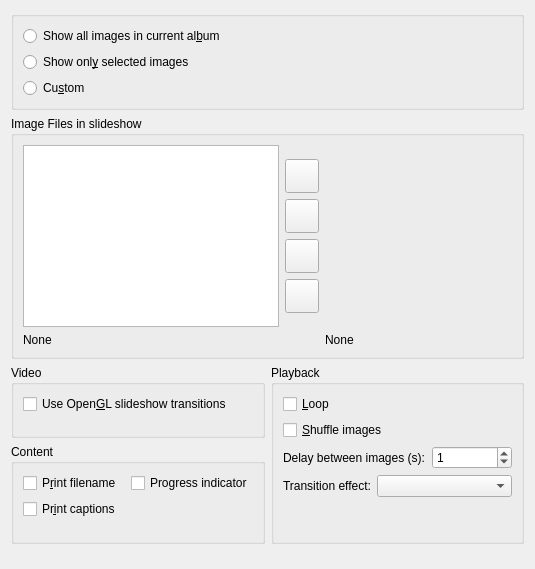
<ui version="4.0" >
 <class>MainDialog</class>
 <widget class="QWidget" name="MainDialog" >
  <property name="geometry" >
   <rect>
    <x>0</x>
    <y>0</y>
    <width>535</width>
    <height>569</height>
   </rect>
  </property>
  <property name="windowTitle" >
   <string>mainDialog</string>
  </property>
  <layout class="QVBoxLayout" name="verticalLayout_6" >
   <item>
    <widget class="QGroupBox" name="m_fileSrcButtonGroup" >
     <property name="title" >
      <string/>
     </property>
     <property name="checkable" >
      <bool>false</bool>
     </property>
     <layout class="QVBoxLayout" name="verticalLayout_2" >
      <item>
       <widget class="QRadioButton" name="m_allFilesButton" >
        <property name="text" >
         <string>Show all images in current al&amp;bum</string>
        </property>
       </widget>
      </item>
      <item>
       <widget class="QRadioButton" name="m_selectedFilesButton" >
        <property name="text" >
         <string>Show onl&amp;y selected images</string>
        </property>
       </widget>
      </item>
      <item>
       <widget class="QRadioButton" name="m_customButton" >
        <property name="text" >
         <string>Cu&amp;stom</string>
        </property>
       </widget>
      </item>
     </layout>
    </widget>
   </item>
   <item>
    <widget class="QGroupBox" name="m_ImagesFilesGroup" >
     <property name="whatsThis" >
      <string>Preview the currently selected image.</string>
     </property>
     <property name="title" >
      <string>Image Files in slideshow</string>
     </property>
     <layout class="QGridLayout" name="gridLayout_3" >
      <item row="0" column="0" >
       <widget class="KIPISlideShowPlugin::ListImageItems" name="m_ImagesFilesListBox" >
        <property name="sizePolicy" >
         <sizepolicy vsizetype="Expanding" hsizetype="Expanding" >
          <horstretch>0</horstretch>
          <verstretch>0</verstretch>
         </sizepolicy>
        </property>
        <property name="whatsThis" >
         <string>This is the list of the image files for your portfolio.
The portfolio's first image is on the top; the last image is on the bottom.
If you want to add some images, click on the 'Add' button or use the drag-and-drop.</string>
        </property>
       </widget>
      </item>
      <item row="0" column="1" >
       <layout class="QVBoxLayout" name="verticalLayout" >
        <item>
         <spacer name="spacer14" >
          <property name="orientation" >
           <enum>Qt::Vertical</enum>
          </property>
          <property name="sizeType" >
           <enum>QSizePolicy::Expanding</enum>
          </property>
          <property name="sizeHint" stdset="0" >
           <size>
            <width>20</width>
            <height>19</height>
           </size>
          </property>
         </spacer>
        </item>
        <item>
         <widget class="QPushButton" name="m_ImagesFilesButtonUp" >
          <property name="sizePolicy" >
           <sizepolicy vsizetype="Minimum" hsizetype="Minimum" >
            <horstretch>0</horstretch>
            <verstretch>0</verstretch>
           </sizepolicy>
          </property>
          <property name="minimumSize" >
           <size>
            <width>34</width>
            <height>34</height>
           </size>
          </property>
          <property name="maximumSize" >
           <size>
            <width>34</width>
            <height>34</height>
           </size>
          </property>
          <property name="whatsThis" >
           <string>Moving the current image up on the portfolio list.</string>
          </property>
          <property name="text" >
           <string/>
          </property>
         </widget>
        </item>
        <item>
         <widget class="QPushButton" name="m_ImagesFilesButtonAdd" >
          <property name="sizePolicy" >
           <sizepolicy vsizetype="Minimum" hsizetype="Minimum" >
            <horstretch>0</horstretch>
            <verstretch>0</verstretch>
           </sizepolicy>
          </property>
          <property name="minimumSize" >
           <size>
            <width>34</width>
            <height>34</height>
           </size>
          </property>
          <property name="maximumSize" >
           <size>
            <width>34</width>
            <height>34</height>
           </size>
          </property>
          <property name="whatsThis" >
           <string>Add some image files to the portfolio list.</string>
          </property>
          <property name="text" >
           <string/>
          </property>
         </widget>
        </item>
        <item>
         <widget class="QPushButton" name="m_ImagesFilesButtonDelete" >
          <property name="sizePolicy" >
           <sizepolicy vsizetype="Minimum" hsizetype="Minimum" >
            <horstretch>0</horstretch>
            <verstretch>0</verstretch>
           </sizepolicy>
          </property>
          <property name="minimumSize" >
           <size>
            <width>34</width>
            <height>34</height>
           </size>
          </property>
          <property name="maximumSize" >
           <size>
            <width>34</width>
            <height>36</height>
           </size>
          </property>
          <property name="whatsThis" >
           <string>Remove some image files from the portfolio list.</string>
          </property>
          <property name="text" >
           <string/>
          </property>
         </widget>
        </item>
        <item>
         <widget class="QPushButton" name="m_ImagesFilesButtonDown" >
          <property name="sizePolicy" >
           <sizepolicy vsizetype="Minimum" hsizetype="Minimum" >
            <horstretch>0</horstretch>
            <verstretch>0</verstretch>
           </sizepolicy>
          </property>
          <property name="minimumSize" >
           <size>
            <width>34</width>
            <height>34</height>
           </size>
          </property>
          <property name="maximumSize" >
           <size>
            <width>34</width>
            <height>34</height>
           </size>
          </property>
          <property name="whatsThis" >
           <string>Moving the current image down on the portfolio list.</string>
          </property>
          <property name="text" >
           <string/>
          </property>
         </widget>
        </item>
        <item>
         <spacer name="spacer14_2" >
          <property name="orientation" >
           <enum>Qt::Vertical</enum>
          </property>
          <property name="sizeType" >
           <enum>QSizePolicy::Expanding</enum>
          </property>
          <property name="sizeHint" stdset="0" >
           <size>
            <width>20</width>
            <height>19</height>
           </size>
          </property>
         </spacer>
        </item>
       </layout>
      </item>
      <item row="0" column="2" >
       <widget class="KIPISlideShowPlugin::ImageViewer" native="1" name="m_ImageViewer" >
        <property name="sizePolicy" >
         <sizepolicy vsizetype="MinimumExpanding" hsizetype="MinimumExpanding" >
          <horstretch>0</horstretch>
          <verstretch>0</verstretch>
         </sizepolicy>
        </property>
       </widget>
      </item>
      <item row="1" column="0" >
       <widget class="QLabel" name="m_label6" >
        <property name="sizePolicy" >
         <sizepolicy vsizetype="Minimum" hsizetype="Expanding" >
          <horstretch>0</horstretch>
          <verstretch>0</verstretch>
         </sizepolicy>
        </property>
        <property name="whatsThis" >
         <string>Total number of images in the portfolio and sequence duration.</string>
        </property>
        <property name="text" >
         <string>None</string>
        </property>
        <property name="wordWrap" >
         <bool>false</bool>
        </property>
       </widget>
      </item>
      <item row="1" column="2" >
       <widget class="QLabel" name="m_label7" >
        <property name="sizePolicy" >
         <sizepolicy vsizetype="Minimum" hsizetype="Minimum" >
          <horstretch>0</horstretch>
          <verstretch>0</verstretch>
         </sizepolicy>
        </property>
        <property name="whatsThis" >
         <string>Currently selected image in the portfolio list.</string>
        </property>
        <property name="text" >
         <string>None</string>
        </property>
        <property name="wordWrap" >
         <bool>false</bool>
        </property>
       </widget>
      </item>
     </layout>
    </widget>
   </item>
   <item>
    <layout class="QGridLayout" name="gridLayout_2" >
     <item row="1" column="0" >
      <widget class="QGroupBox" name="groupBox_2" >
       <property name="title" >
        <string>Content</string>
       </property>
       <layout class="QVBoxLayout" name="verticalLayout_4" >
        <item>
         <layout class="QHBoxLayout" name="horizontalLayout_2" >
          <item>
           <widget class="QCheckBox" name="m_printNameCheckBox" >
            <property name="text" >
             <string>P&amp;rint filename</string>
            </property>
           </widget>
          </item>
          <item>
           <widget class="QCheckBox" name="m_printProgressCheckBox" >
            <property name="text" >
             <string>Progress indicator</string>
            </property>
           </widget>
          </item>
         </layout>
        </item>
        <item>
         <widget class="QCheckBox" name="m_printCommentsCheckBox" >
          <property name="text" >
           <string>Pr&amp;int captions </string>
          </property>
         </widget>
        </item>
        <item>
         <spacer name="verticalSpacer_2" >
          <property name="orientation" >
           <enum>Qt::Vertical</enum>
          </property>
          <property name="sizeHint" stdset="0" >
           <size>
            <width>20</width>
            <height>17</height>
           </size>
          </property>
         </spacer>
        </item>
       </layout>
      </widget>
     </item>
     <item row="0" column="0" >
      <widget class="QGroupBox" name="groupBox" >
       <property name="title" >
        <string>Video</string>
       </property>
       <layout class="QVBoxLayout" name="verticalLayout_3" >
        <item>
         <widget class="QCheckBox" name="m_openglCheckBox" >
          <property name="text" >
           <string>Use Open&amp;GL slideshow transitions</string>
          </property>
         </widget>
        </item>
        <item>
         <spacer name="verticalSpacer" >
          <property name="orientation" >
           <enum>Qt::Vertical</enum>
          </property>
          <property name="sizeHint" stdset="0" >
           <size>
            <width>20</width>
            <height>14</height>
           </size>
          </property>
         </spacer>
        </item>
       </layout>
      </widget>
     </item>
     <item rowspan="2" row="0" column="1" >
      <widget class="QGroupBox" name="groupBox_3" >
       <property name="title" >
        <string>Playback</string>
       </property>
       <layout class="QVBoxLayout" name="verticalLayout_5" >
        <item>
         <widget class="QCheckBox" name="m_loopCheckBox" >
          <property name="text" >
           <string>&amp;Loop</string>
          </property>
         </widget>
        </item>
        <item>
         <widget class="QCheckBox" name="m_shuffleCheckBox" >
          <property name="text" >
           <string>&amp;Shuffle images</string>
          </property>
         </widget>
        </item>
        <item>
         <layout class="QGridLayout" name="gridLayout" >
          <item row="0" column="0" colspan="2" >
           <widget class="QLabel" name="m_delayLabel" >
            <property name="text" >
             <string>Delay between images (s):</string>
            </property>
           </widget>
          </item>
          <item row="0" column="2" >
           <widget class="QSpinBox" name="m_delaySpinBox" >
            <property name="sizePolicy" >
             <sizepolicy vsizetype="Minimum" hsizetype="Minimum" >
              <horstretch>0</horstretch>
              <verstretch>0</verstretch>
             </sizepolicy>
            </property>
            <property name="minimumSize" >
             <size>
              <width>80</width>
              <height>0</height>
             </size>
            </property>
            <property name="value" >
             <number>1</number>
            </property>
           </widget>
          </item>
          <item row="1" column="0" >
           <widget class="QLabel" name="label_3" >
            <property name="text" >
             <string>Transition effect:</string>
            </property>
           </widget>
          </item>
          <item row="1" column="1" colspan="2" >
           <widget class="QComboBox" name="m_effectsComboBox" />
          </item>
         </layout>
        </item>
        <item>
         <spacer name="verticalSpacer_3" >
          <property name="orientation" >
           <enum>Qt::Vertical</enum>
          </property>
          <property name="sizeHint" stdset="0" >
           <size>
            <width>20</width>
            <height>44</height>
           </size>
          </property>
         </spacer>
        </item>
       </layout>
      </widget>
     </item>
    </layout>
   </item>
   <item>
    <spacer name="verticalSpacer_4" >
     <property name="orientation" >
      <enum>Qt::Vertical</enum>
     </property>
     <property name="sizeHint" stdset="0" >
      <size>
       <width>20</width>
       <height>24</height>
      </size>
     </property>
    </spacer>
   </item>
  </layout>
 </widget>
 <customwidgets>
  <customwidget>
   <class>KIPISlideShowPlugin::ListImageItems</class>
   <extends>QListView</extends>
   <header>listimageitems.h</header>
  </customwidget>
  <customwidget>
   <class>KIPISlideShowPlugin::ImageViewer</class>
   <extends>QWidget</extends>
   <header>imageviewer.h</header>
   <container>1</container>
  </customwidget>
 </customwidgets>
 <resources/>
 <connections/>
</ui>
